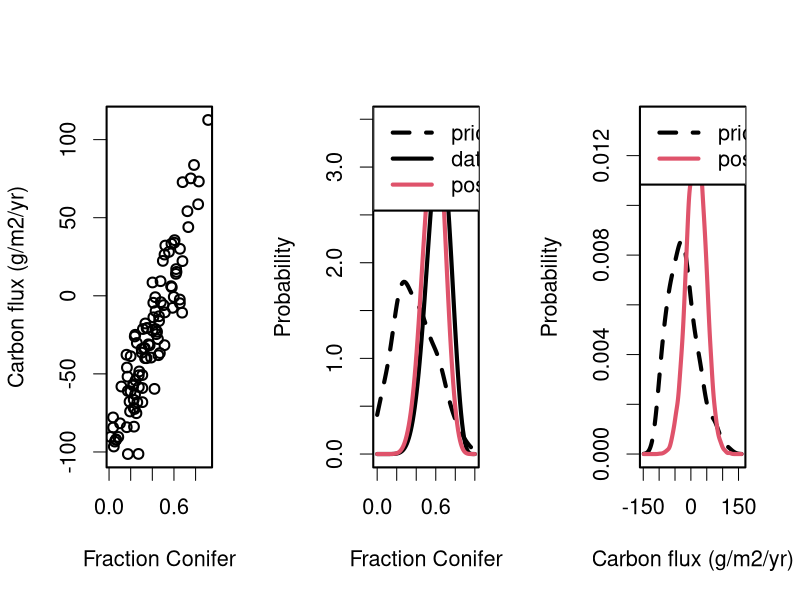

Write the R code that produced this figure.
## Conceptual model of how DA can work in Paleo

## 1 - models project one paleo time step ahead (e.g. ~ 50 yrs) using an ensemble that samples over sources of uncertainty (state, drivers, params)

par(mfrow=c(1,3))

par(lwd=2,cex=1.3)

Fseq = seq(0,1,length=40)
Fprior = dbeta(Fseq,2,3)

Cseq = seq(-100,100,by=5)
Cprior = dnorm(Cseq,-20,40)


#plot(Cseq,Cprior,type = 'l')
#plot(Fseq,Fprior,type='l')

## cflux given fconif and climate

Fsamp = rbeta(100,2,3)
Csamp = rnorm(100,200*Fsamp - 100,20)

plot(Fsamp,Csamp,xlab="Fraction Conifer",ylab="Carbon flux (g/m2/yr)")
##plot(density(Fsamp,from=0,to=1))
##plot(density(Csamp))

## 2 - some fraction of conifers is infered with uncertainty from the pollen data
Fseq = seq(0,1,length=100)
Flike = dbeta(Fseq,10,6)
Fprior = density(Fsamp,from=0,to=1,n=100)

Fpost = Flike * Fprior$y
Fpost = Fpost/sum(Fpost)/diff(Fseq)[1]

#plot(Fseq,Fprior$y,type='l',xlab="Fraction Conifer",ylab="Probability",lwd=4)

plot(Fseq,Flike,type='l',xlab="Fraction Conifer",ylab="Probability",lwd=4,ylim=range(c(Flike,Fprior$y,Fpost)))
lines(Fseq,Fprior$y,lty=2,lwd=4)
lines(Fseq,Fpost,col=2,lwd=4)
legend("topleft",legend=c("prior","data","posterior"),lty=c(2,1,1),col=c(1,1,2),lwd=4)

## 3 - preferentially weight samples compatible with data, update carbon PDF
Cprior = density(Csamp)
Cseq   = Cprior$x
Cprior = Cprior$y/sum(Cprior$y)/diff(Cseq)[1]
Fsamp2 = sample(Fseq,10000,prob=Fpost,replace=TRUE)
Cpost = density(rnorm(10000,200*Fsamp2 - 100,20),from=min(Cseq),to=max(Cseq))
Cpost = Cpost$y/sum(Cpost$y)/diff(Cseq)[1]

#plot(Cseq,Cprior,type='l',xlab="Carbon flux (g/m2/yr)",ylab="Probability",lwd=4)

plot(Cseq,Cprior,type='l',ylim=range(c(Cprior,Cpost)),xlab="Carbon flux (g/m2/yr)",ylab="Probability",lwd=4,lty=2)
lines(Cseq,Cpost,col=2,lwd=4)
legend("topleft",legend=c("prior","posterior"),lty=c(2,1),col=c(1,2),lwd=4)
